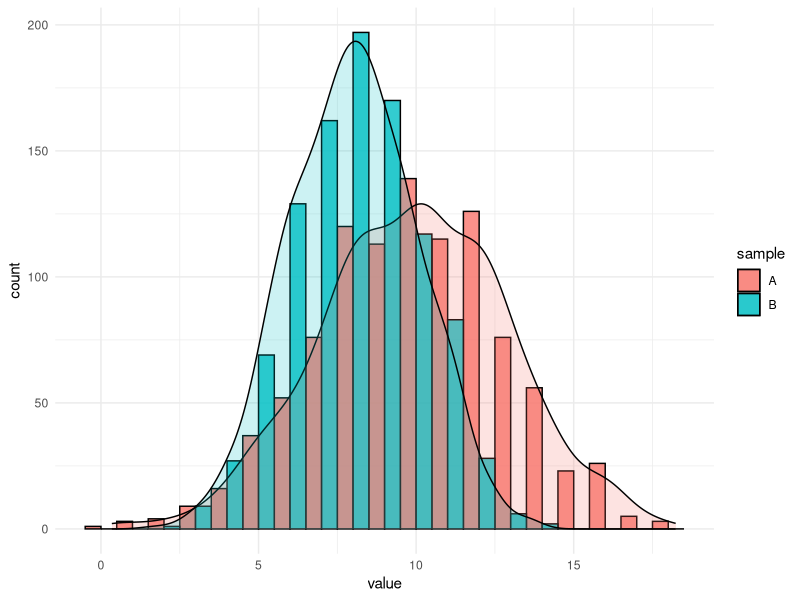

R code for this plot:
## ---- chunk 1
#| echo: false
#| message: false

library(tidyverse)
## ---- chunk 2
#| fig-cap: "Histograms showing two randomly generated normal distributions."
#| label: fig-histo1
#| column: margin
#| echo: false
#| message: false

# Random normal data
set.seed(666)
r_dat <- data.frame(dat = c(rnorm(n = 1000, mean = 10, sd = 3),
                            rnorm(n = 1000, mean = 8, sd = 2)),
                    sample = c(rep("A", 1000), rep("B", 1000)))

# Create histogram
h <- ggplot(data = r_dat, aes(x = dat, fill = sample)) +
  geom_histogram(position = "dodge", binwidth = 1,
                 colour = "black", alpha = 0.8) +
  geom_density(aes(y = ..count.., fill = sample),
               colour = "black", alpha = 0.2) +
  labs(x = "value") +
  theme_minimal()
h
## ---- chunk 3
shapiro.test(r_dat$dat)
## ---- chunk 4
# we use the square bracket notation to select only the *-value;
# had we used `[1]` we'd have gotten W
r_dat %>% 
  group_by(sample) %>% 
  summarise(norm_dat = as.numeric(shapiro.test(dat)[2]))
## ---- chunk 5
r_dat %>% 
  group_by(sample) %>% 
  summarise(sample_var = var(dat))
